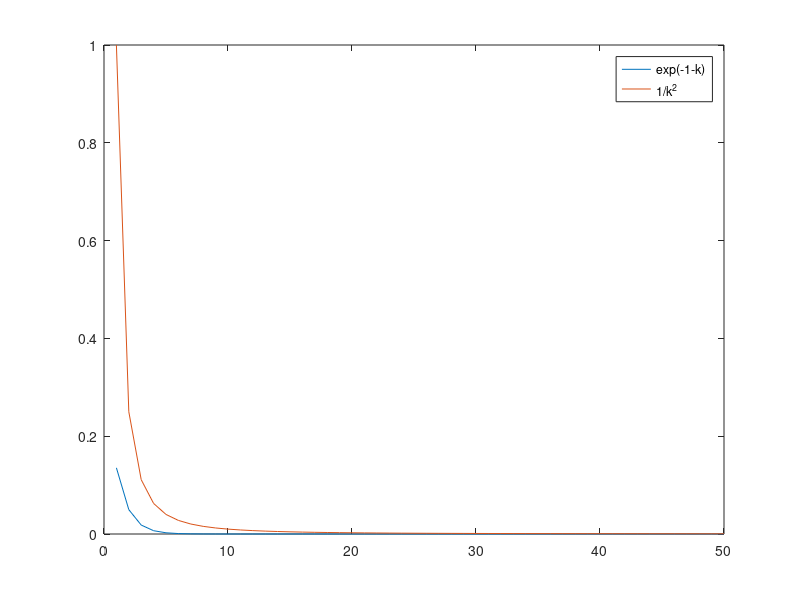

MATLAB code to generate this figure:
clc, clear all, close all;


for i=1:50
    a(i)=exp(-1-i)
    b(i)=(1/i^2)
end

n=1:50
plot(n,a)
hold on
plot(n,b)
legend('exp(-1-k)','1/k^2')
